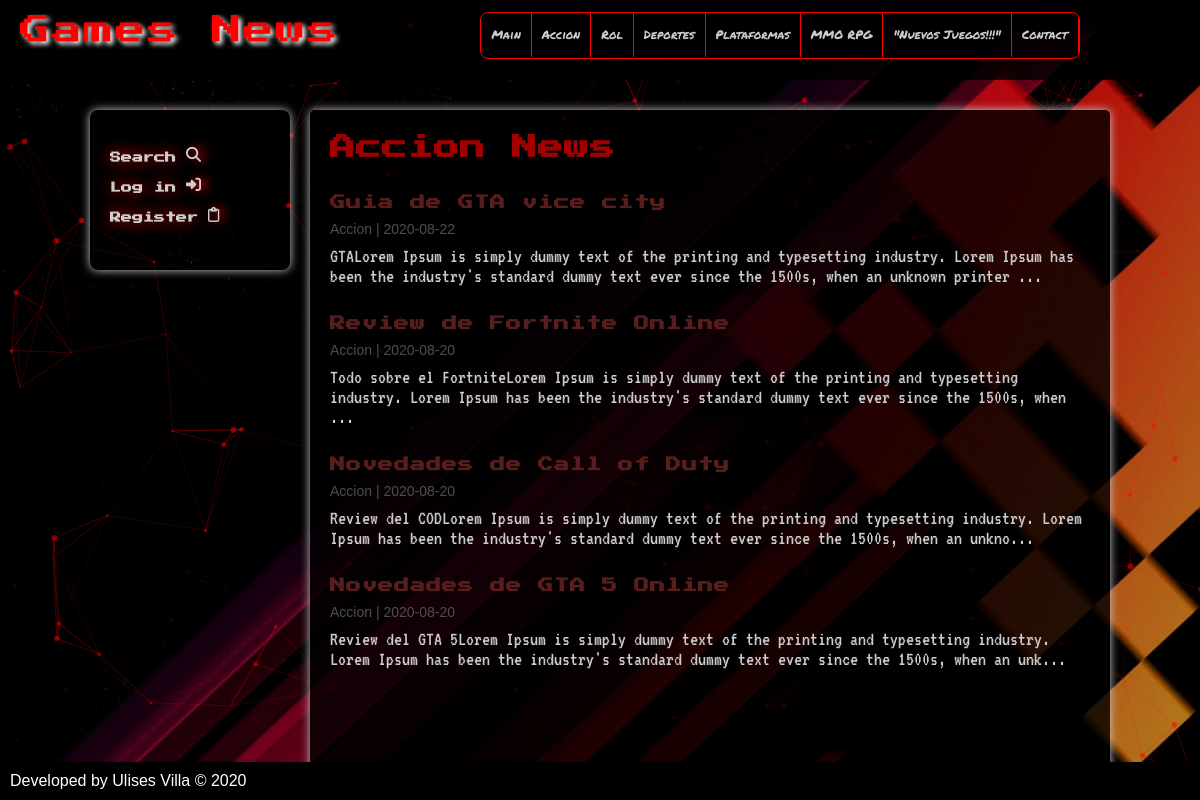
/categoria.php?id=1, run on the app's committed database.
### tables this page shows
CREATE TABLE categorias(
id      int(255) auto_increment not null,
nombre  varchar(100),
CONSTRAINT pk_categorias PRIMARY KEY(id)
);

CREATE TABLE entradas(
id              int(255) auto_increment not null,
usuario_id      int(255) not null,
categoria_id    int(255) not null,
titulo          varchar(255) not null,
descripcion     MEDIUMTEXT,
fecha           date not null,
CONSTRAINT pk_entradas PRIMARY KEY(id),
CONSTRAINT fk_entrada_usuario FOREIGN KEY(usuario_id) REFERENCES usuarios(id),
CONSTRAINT fk_entrada_categoria FOREIGN KEY(categoria_id) REFERENCES categorias(id) ON DELETE NO ACTION
);

### includes/helpers.php (called while the page is built, shortened)
<?php
function conseguirCategorias($conexion){
    $sql = "SELECT * FROM categorias ORDER BY id ASC;";
    $categorias = mysqli_query($conexion, $sql);
    $result = array();
    if($categorias && mysqli_num_rows($categorias)>=1){
        $result = $categorias;
    }
    return $result;
}
function conseguirCategoria($conexion, $id){
    $sql = "SELECT * FROM categorias WHERE id = $id;";
    $categorias = mysqli_query($conexion, $sql);
    $result = array();
    if($categorias && mysqli_num_rows($categorias)>=1){
        $result = mysqli_fetch_assoc($categorias);
    }
    return $result;
}
function conseguirEntradas($conexion, $limit=null, $categoria=null, $busqueda=null){
    $sql="SELECT e.*, c.nombre AS 'categoria' FROM entradas e INNER JOIN categorias c ON e.categoria_id = c.id ORDER BY e.id DESC";
    if(!empty($categoria)){
        $sql="SELECT e.*, c.nombre AS 'categoria' FROM entradas e INNER JOIN categorias c ON e.categoria_id = c.id WHERE e.categoria_id = $categoria ORDER BY e.id DESC ";
    }
    $entradas = mysqli_query($conexion, $sql);
    return $entradas;
}
?>

### categoria.php (the view, shortened to what this page needs)
<?php require_once 'includes/conexion.php'; ?>
<?php require_once 'includes/helpers.php'; ?>
<?php
    $categoria_actual = conseguirCategoria($db, $_GET['id']);
?>
<?php require_once 'includes/headers.php'; ?>
<?php require_once 'includes/lateral.php'; ?>
<div id="principal">
    <h1><?=$categoria_actual['nombre']?> News</h1>
    <?php
        $entradas = conseguirEntradas($db, null, $_GET['id'] );
        if(!empty($entradas) && mysqli_num_rows($entradas) >= 1):
            while($entrada = mysqli_fetch_assoc($entradas)):
    ?>
        <article class="entrada">
            <a href="entrada.php?id=<?=$entrada['id']?>" >
                <h2><?=$entrada['titulo']?></h2>
                <span class="fecha"><?=$entrada['categoria'].' | '.$entrada['fecha'] ?></span>
                <p>
                  <?=substr($entrada['descripcion'], 0, 180).'...'?>
                </p>
            </a>
        </article>
    <?php
            endwhile;
        else:
    ?>
    <div class="alerta">No entries in this category</div>
    <?php endif; ?>
</div>
<?php require_once 'includes/footer.php'; ?>
</body>
</html>

### includes/headers.php (shortened to what this page needs)
<?php require_once 'conexion.php'; ?>
<?php require_once 'includes/helpers.php';?>
<!DOCTYPE html>
<html lang="es">
    <head>
        <link rel="stylesheet" type="text/css" href="./assets/css/style.css">
    </head>
<body>
       <div id="particles-js"></div>
   <header id="cabecera">
       <div id="logo">
           <a href="index.php" >
               Games News
           </a>
       </div>
       <nav id="menu">
           <ul>
               <li>
                   <a class="active" href="index.php" >Main</a>
               </li>
               <?php
                    $categorias = conseguirCategorias($db);
                    if(!empty($categorias)):
                        while($categoria = mysqli_fetch_assoc($categorias)):
                ?>
                    <li>
                        <a class="active" href="categoria.php?id=<?=$categoria['id']?>"><?=$categoria['nombre']?></a>
                    </li>
               <?php
                        endwhile;
                    endif;
                ?>
                <li>
                   <a class="active" href="mailto:ulisesvil5@hotmail.com" >Contact</a>
               </li>
           </ul>
       </nav>
   </header>
   <div id="contenedor">

### assets/css/style.css (style rules this page uses)
* { margin: 0px; padding: 0px; font-family: sans-serif, Helvetica, Arial; text-decoration: none; color: white; }
body { position: absolute; width: 100%; height: fit-content; background: url(../img/bg10.jpg); background-size: cover; background-attachment: fixed; z-index: 1; }
#particles-js { width: 100%; height: 100%; position: fixed; background: rgba(0,0,0,0.3); z-index: -1; }
.fecha { color: #4e4e4e; margin-top: 5px; font-size: 14px; }
#cabecera { display: flex; flex-direction: row; width: 100%; height: 80px; background: rgba(0,0,0,0.8); margin: 0px auto; box-sizing: border-box; }
#logo { width: 360px; height: 47px; text-align: center; padding-top: 10px; box-sizing: border-box; }
#logo a { font-family: "PressStart2P", Helvetica; font-size: 30px; letter-spacing: 2px; color: red; text-shadow: 3px 3px 5px white; transition: all 500ms; line-height: 40px; }
#menu { clear: both; width: fit-content; height: 45px; background: rgba(0,0,0,.5); border: 1px solid red; border-radius: 8px; overflow: hidden; margin: 0px auto; margin-top: 12px; }
#menu ul { list-style: none; }
#menu ul li { float: left; line-height: 44px; border-right: 1px solid red; }
#menu ul li a { display: block; padding-left: 10px; padding-right: 10px; font-family: "PermanentMarker", Helvetica; font-size: 12px; color: #cccaca; white-space: nowrap; }
#contenedor { display: flex; flex-direction: row; width: 85%; min-width: 300px; height: auto; margin:0px auto; margin-top: 30px; margin-bottom: 30px; }
#principal { width: 80%; min-width: 300px; min-height: 620px; background: rgba(0,0,0,.8); border-radius: 5px; box-shadow: 0px 0px 10px #ccc; margin-left: 20px; padding: 20px; overflow: hidden; z-index: 2; }
#principal h1 { font-size: 25px; color: #a20000; letter-spacing: 1px; font-family: "PressStart2P", Helvetica; line-height: 35px; }
#principal h2 { font-size: 15px; color: #581e1e; font-family: "PressStart2P", Helvetica; letter-spacing: 1px; margin-top: 25px; margin-bottom: 10px; }
#principal p { margin-top: 8px; font-size: 20px; color: #cccaca; font-family: "VT323", Helvetica; }
.entrada { height: content-box; margin-top: 30px; margin-bottom: 30px; }

### data on the page
categorias: nombre "Accion"
categorias: nombre "Rol"
categorias: nombre "Deportes"
categorias: nombre "Plataformas"
categorias: nombre "MMO RPG"
categorias: nombre "\"Nuevos Juegos!!!\""
entradas: titulo "Guia de GTA vice city", categoria.nombre "Accion", fecha "2020-08-22", descripcion "GTALorem Ipsum is simply dummy text of the printing and typesetting industry. Lorem Ipsum has been the industry's standard dummy text ever since the 1500s, when an unknown printer"
entradas: titulo "Review de Fortnite Online", categoria.nombre "Accion", fecha "2020-08-20", descripcion "Todo sobre el FortniteLorem Ipsum is simply dummy text of the printing and typesetting industry. Lorem Ipsum has been the industry's standard dummy text ever since the 1500s, when"
entradas: titulo "Novedades de Call of Duty", categoria.nombre "Accion", fecha "2020-08-20", descripcion "Review del CODLorem Ipsum is simply dummy text of the printing and typesetting industry. Lorem Ipsum has been the industry's standard dummy text ever since the 1500s, when an unkno"
entradas: titulo "Novedades de GTA 5 Online", categoria.nombre "Accion", fecha "2020-08-20", descripcion "Review del GTA 5Lorem Ipsum is simply dummy text of the printing and typesetting industry. Lorem Ipsum has been the industry's standard dummy text ever since the 1500s, when an unk"
